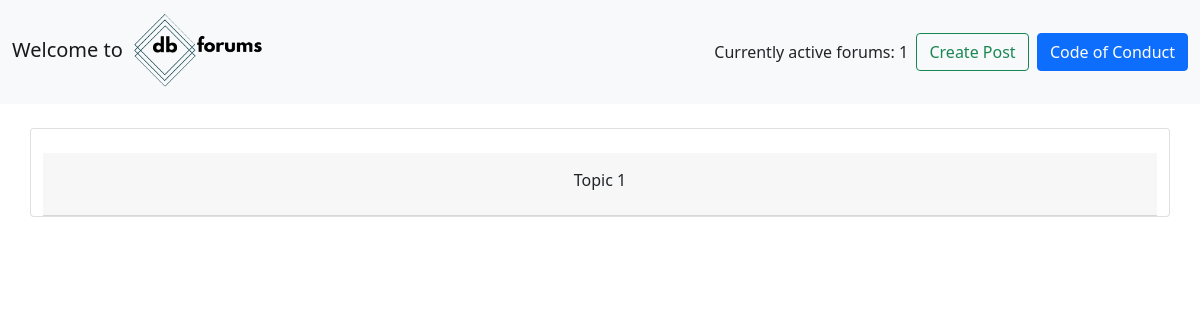
/, run on an earlier commit of the app's database.
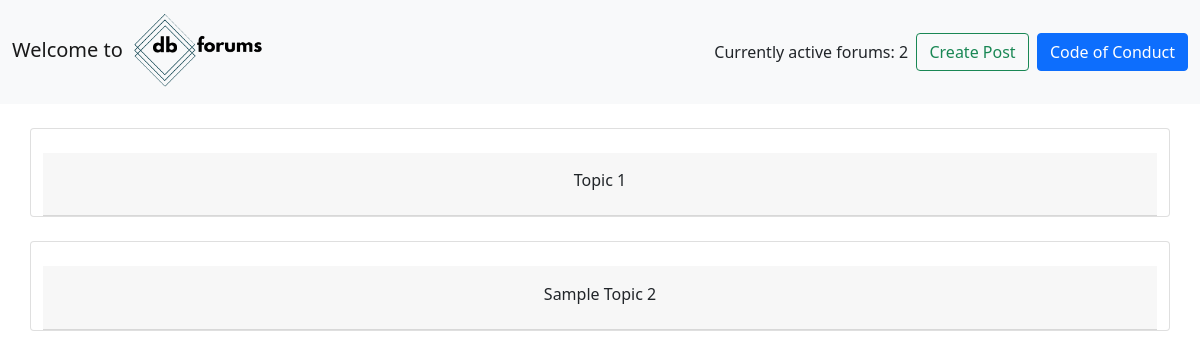
And on a later commit of the database.
### Discussion_Forum/models.py (models this page shows, shortened)
class forum(models.Model):
    name=models.CharField(max_length=200,default="anonymous" )
    email=models.CharField(max_length=200,null=True)
    topic= models.CharField(max_length=300)
    description = RichTextField(blank=True, null=True)
    date_created=models.DateTimeField(auto_now_add=True,null=True)

### Discussion_Forum/views.py (the view)
# urls.py: path('',home,name='home'),
def home(request):
    forums=forum.objects.all()
    count=forums.count()
    discussions=[]
    for i in forums:
        discussions.append(i.discussion_set.all())
    context={'forums':forums,
              'count':count,
              'discussions':discussions,
             }
    return render(request,'home.html',context)

### templates/home.html (shortened to what this page needs)
{% load static %}
{% load crispy_forms_tags %}
<!DOCTYPE html>
<html lang="en">
    <head>
        <link href="https://cdn.jsdelivr.net/npm/bootstrap@5.0.1/dist/css/bootstrap.min.css" rel="stylesheet">
    </head>
    <body>
        <nav class="navbar navbar-expand-lg navbar-light bg-light" style="background-color: #f2f2f2;">
            <div class="container-fluid">
                <div class="navbar-brand" href="#">Welcome to <a href="{% url 'home' %}"><img src="static/favicon.ico" width="170px" alt="" /></a></div>
                <div class="d-flex align-items-center">
                    <span>Currently active forums: {{count}}</span>&nbsp;&nbsp;
                    <form method="POST" action="{% url 'addInForum' %}">
                        <button class="nav-item btn btn-outline-success">Create Post</button>
                    </form>
                    <button type="button" class="btn btn-primary" data-bs-toggle="modal" data-bs-target="#exampleModal">Code of Conduct</button>
                </div>
            </div>
        </nav>
         <br />
        {%for forum in forums %}
            <div class="card container">
                <br>
                <div class="card-header  container" style="text-align: center">
                    <h3>
                                <button class="btn" type="button" data-bs-toggle="collapse" data-bs-target="#forum-{{ forum.id }}" aria-expanded="false" aria-controls="forum-{{ forum.id }}">{{forum.topic}}</button>
                    </h3>
                </div>
            </div>
            <br>
        {%endfor%}
    </body>
</html>

What changed in the data, as far as the page shows it:
added forum: topic "Sample Topic 2"
Also different on the page:
{{ count }}: "1" → "2"
